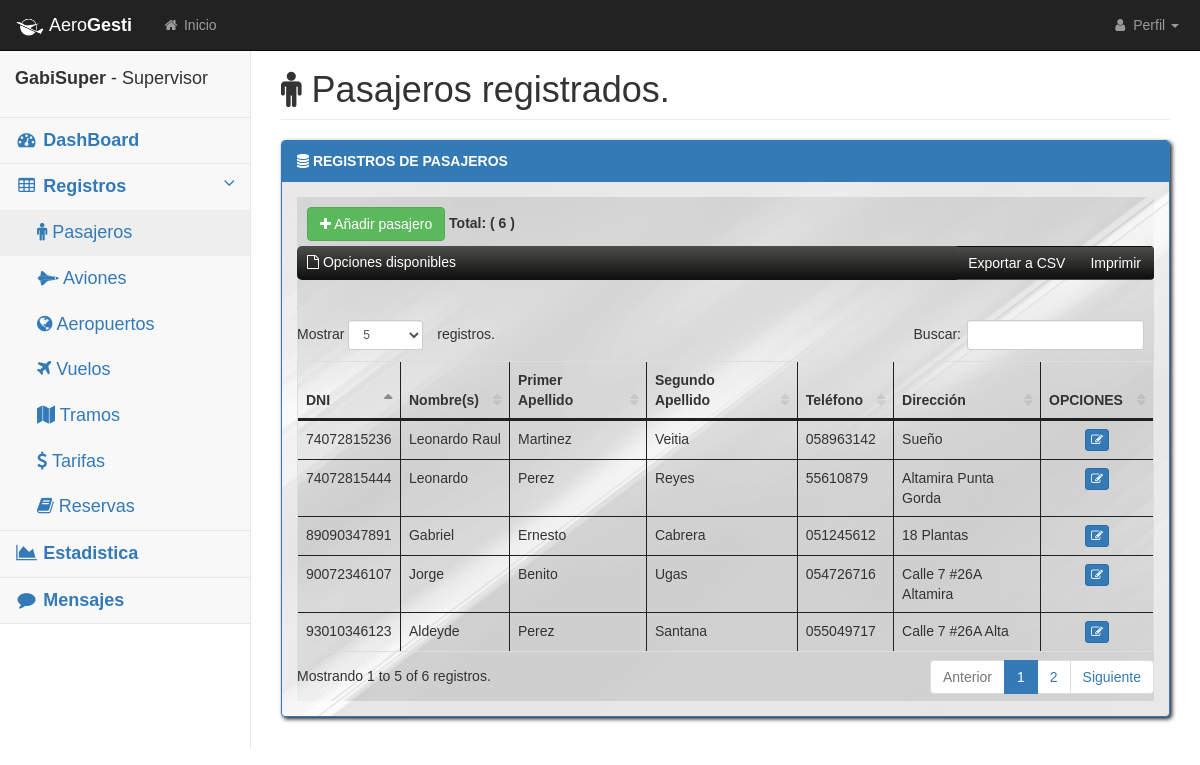
Page /pasajeros/ (signed in) on the committed database.
### main_App/models.py (models this page shows)
class Usuario(AbstractUser):
    createAt = models.DateField(auto_now_add = True)
    rol = models.ForeignKey(Rol, on_delete = models.CASCADE, null = False)
    email = models.EmailField(max_length = 255, blank = False, unique = True)

class Rol(models.Model):
    nombre = models.CharField(max_length = 255, blank = False, unique = True)

class Pasajero(models.Model):
    dni = models.BigIntegerField(primary_key = True, validators = [MaxValueValidator(99999999999)], null = False)
    nombre = models.CharField(max_length = 20, null = False)
    apellido1 = models.CharField(max_length = 20, null = False)
    apellido2 = models.CharField(max_length = 20, null = False)
    telefono = models.CharField(max_length = 20, null = False)
    direccion = models.CharField(max_length = 255, null = False)

### main_App/views.py (the view)
# urls.py: path('pasajeros/', views.listar_pasajeros, name = 'listar_pasajeros'),
@login_required
def listar_pasajeros(request):
    pasajeros = Pasajero.objects.all()
    success_message = request.session.pop('success_message', None)
    return render(request, 'pasajeros/listar.html',
                  {'pasajeros': pasajeros,
                   'success_message': success_message,
                   'total': is_empty(pasajeros_count(), True) })

### main_App/querys.py (called while the page is built)
def is_empty(data, option):
    if ((data == 0)) and (option):
        return "---"
    elif (data == 0):
        return "No hay registros."
    return data

def pasajeros_count():
    return Pasajero.objects.count()

### main_App/templates/pasajeros/listar.html (shortened to what this page needs)
{% extends 'base.html' %}
{% block content %}
<div id="page-wrapper">
    <div  class="container-fluid">
        <div class="row">
            <div class="col-lg-12">
                <h1 class="page-header"><i class="fa fa-male 5x"></i> Pasajeros registrados.</h1>
            </div>
        </div>
        <div class="row">
            <div class="col-lg-12">
                <div id="listar" class="panel panel-primary">
                    <div class="panel-heading">
                        <i class="fa fa-database"></i><strong> REGISTROS DE PASAJEROS</strong>
                    </div>
                    <div class="panel-body">
                        <div class="table-responsive" ">
                            <div  style="margin-top: 10px;margin-left: 10px;">
                            {% if not user.rol.nombre == 'Invitado' %}
                            <a href="{% url 'crear_pasajero' %}" class="btn btn-success mb-3">
                                <i class="fa fa-plus"></i> Añadir pasajero</a>
                            {% endif %}
                                <strong> Total: ( {{ total }} )</strong></div>
                                <div id="example1_wrapper" style="z-index:1;"">
                                    <div id="export">
                                       <i class="fa fa-file-o"></i> Opciones disponibles</div>
                                </div>
                            <table class="table table-bordered table-hover" id="dataTables-example">
                                <thead>
                                    <tr>
                                        <th>DNI</th>
                                        <th>Nombre(s)</th>
                                        <th>Primer Apellido</th>
                                        <th>Segundo Apellido</th>
                                        <th>Teléfono</th>
                                        <th>Dirección</th>
                                        {% if not user.rol.nombre == 'Invitado' %}
                                        <th class="text-center">OPCIONES</th>
                                        {% endif %}
                                    </tr>
                                </thead>
                                <tbody>
                                    {% for p in pasajeros %}
                                    <tr class="odd gradeX">
                                        <td>{{ p.dni }}</td>
                                        <td>{{ p.nombre }}</td>
                                        <td>{{ p.apellido1 }}</td>
                                        <td>{{ p.apellido2 }}</td>
                                        <td>{{ p.telefono }}</td>
                                        <td>{{ p.direccion }}</td>
                                        {% if not user.rol.nombre == 'Invitado' %}
                                        <td class="text-center">
                                            <a href="{% url 'editar_pasajero' p.dni %}"
                                                class="btn btn-primary btn-xs">
                                                <i class="fa fa-edit"></i>
                                            </a>
                                        </td>
                                        {% endif %}
                                    </tr>
                                    {% empty %}
                                    <tr>
                                        <td colspan="8" class="text-center">
                                            <strong><i class="fa fa-frown-o"></i> No hay pasajeros registrados.</strong>
                                        </td>
                                    </tr>
                                    {% endfor %}
                                </tbody>
                            </table>
                        </div>
                    </div>
                </div>
            </div>
        </div>
{% endblock %}

### main_App/templates/Base.html (shortened to what this page needs)
<!DOCTYPE html>
<html lang="en">
{% block head %}
<head>
        {% load static %}
        <link href="{% static 'css/bootstrap.min.css' %}" rel="stylesheet">
        <link href="{% static 'css/dashboard.css' %}" rel="stylesheet">
        <link href="{% static 'css/dataTables/dataTables.bootstrap.css' %}" rel="stylesheet">
        <link href="{% static 'css/dataTables/dataTables.responsive.css' %}" rel="stylesheet">
        <link href="{% static 'css/startmin.css' %}" rel="stylesheet">
        <link href="{% static 'css/font-awesome.min.css' %}" rel="stylesheet" type="text/css">
    </head>
{% endblock %}
    <body>
{% block navigation %}
        <div id="wrapper">
            <nav class="navbar navbar-inverse navbar-fixed-top" role="navigation">
                <div class="navbar-header">
                  <a class="navbar-brand" href="/">
                    <p>
                    <img src="{% static './images/logo.png' %}" alt="logo" width="30"/>
                    Aero<strong>Gesti</strong></p>
                  </a>
                </div>
                <ul class="nav navbar-nav navbar-left navbar-top-links">
                    <li><a href="{% url 'index' %}"><i class="fa fa-home fa-fw"></i> Inicio</a></li>
                </ul>
                <ul class="nav navbar-right navbar-top-links">
                    <li class="dropdown">
                        <a class="dropdown-toggle" data-toggle="dropdown" href="#">
                            <i class="fa fa-user fa-fw"></i> Perfil <b class="caret"></b>
                        </a>
                    </li>
                </ul>
            </nav>
            <aside class="sidebar navbar-default" role="navigation">
                <div class="sidebar-nav navbar-collapse">
                    <ul class="nav" id="side-menu">
                        <li class="sidebar-search">
                            <div class="input-group custom-search-form">
                                <p>
                                  <strong> {{ user.username }}</strong> - {{user.rol.nombre}}
                                </p>
                            </div>
                        </li>
                        <li>
                            <a href="{% url 'dashboard' %}"><i class="fa fa-dashboard fa-fw"></i> <strong>DashBoard</strong> </a>
                        </li>
                        <li>
                            <a href="tables.html"><i class="fa fa-table fa-fw"></i><strong> Registros </strong><span class="fa arrow"></span></a>
                            <ul class="nav nav-second-level">
                                <li>
                                    <a href="{% url 'listar_pasajeros' %}">
                                        <i class="fa fa-male"></i>
                                         Pasajeros
                                    </a>
                                </li>
                                <li>
                                    <a href="{% url 'listar_aviones' %}">
                                        <i class="fa fa-space-shuttle"></i>
                                         Aviones
                                    </a>
                                </li>
                                <li>
                                    <a href="{% url 'listar_aeropuertos' %}">
                                        <i class="fa fa-globe"></i>
                                         Aeropuertos
                                    </a>
                                </li>
                                <li>
                                    <a href="{% url 'listar_vuelos' %}">
                                        <i class="fa fa-plane"></i>
                                         Vuelos
                                    </a>
                                </li>
                                <li>
                                    <a href="{% url 'listar_tramos' %}">
                                        <i class="fa fa-map"></i>
                                         Tramos
                                    </a>
                                </li>
                                <li>
                                    <a href="{% url 'listar_tarifas' %}">
                                        <i class="fa fa-dollar"></i>
                                        Tarifas</a>
                                </li>
                                <li>
                                    <a href="{% url 'listar_reservas' %}">
                                        <i class="fa fa-book"></i>
                                         Reservas
                                    </a>
                                </li>
                            </ul>
                            <li>
                                <a href="{% url 'estadistica' %}"><i class="fa fa-area-chart fa-fw"></i><strong> Estadistica</strong> </a>
                            </li>
                            {% if user.rol.nombre == 'Administrador' or user.rol.nombre == 'Supervisor'%}
                            <li>
                                <a href="{% url 'listar_mensajes' %}"><i class="fa fa-comment fa-fw"></i><strong> Mensajes</strong> </a>
                            </li>
                            {% endif %}
                        </li>
                    </ul>
                </div>
            </aside>
{% endblock %}
{% block content %}
{% endblock %}
</body>
        {% block javascript %}
        {% load static %}
{% endblock %}
</html>

### main_App/static/css/startmin.css (style rules this page uses)
* { font-family: 'MontSerrat Medium', sans-serif; transition: all .45s ease; }
aside, aside li { font-size: 18px; }
#listar { -webkit-filter: drop-shadow(3px 3px 3px #222); filter: drop-shadow(2px 2px 2px #222); }
.table-responsive, .panel-body { background-image: url('../images/back-table.png'); background-size: cover; }
.table-responsive th, .table-responsive td { border-color:#202020 !important; }
#wrapper { width: 100%; }
#page-wrapper { padding-top: 30px; min-height: 568px; }
#example1_wrapper { margin-top: 5px; background-size: cover; background-image: -webkit-gradient(linear, left top, left bottom, color-stop(0%,rgb(77, 77, 75)), color-stop(99%,rgb(14, 14, 14))); text-align: right; border-radius: 5px; }
#export { color:white; text-align: left; position: absolute; margin-left:10px; margin-top:6px; }
@media (min-width:768px) { #page-wrapper { position: inherit; margin-left: 250px; padding: 30px 15px 0 15px; border-left: 1px solid #e7e7e7; } }
.navbar-header { float: left; }
.navbar-left { float: left; }
.navbar-right { text-align: right; }
.navbar-top-links { margin: 0; }
.navbar-top-links li { display: inline-block; }
.navbar-top-links li:last-child { margin-right: 6px; }
.navbar-top-links li a { padding: 15px; min-height: 50px; }
.navbar-top-links>li>a { color: #999; }
.sidebar .sidebar-nav.navbar-collapse { padding-right: 0; padding-left: 0; }
.sidebar .sidebar-search { padding: 15px; }
.sidebar ul li { border-bottom: 1px solid #e7e7e7; }
.sidebar ul li a.active { background-color: #eee; }
.sidebar .arrow { float: right; }
.sidebar .fa.arrow:before { content: "\f104"; }
.sidebar .active>a>.fa.arrow:before { content: "\f107"; }
.sidebar .nav-second-level li, .sidebar .nav-third-level li { border-bottom: 0!important; }
.sidebar .nav-second-level li a { padding-left: 37px; }
@media (min-width:768px) { .sidebar { z-index: 1; position: absolute; width: 250px; margin-top: 51px; } }
table.dataTable thead .sorting, table.dataTable thead .sorting_asc, table.dataTable thead .sorting_desc, table.dataTable thead .sorting_asc_disabled, table.dataTable thead .sorting_desc_disabled { background: 0 0; }
table.dataTable thead .sorting_asc:after { content: "\f0de"; float: right; font-family: fontawesome; }
table.dataTable thead .sorting:after { content: "\f0dc"; float: right; font-family: fontawesome; color: rgba(50,50,50,.5); }

### rows in the picture
Usuario: username "GabiSuper", rol.nombre "Supervisor"
Pasajero: dni "90072346107", nombre "Jorge", apellido1 "Benito", apellido2 "Ugas", telefono "054726716", direccion "Calle 7 #26A Altamira"
Pasajero: dni "89090347891", nombre "Gabriel", apellido1 "Ernesto", apellido2 "Cabrera", telefono "051245612", direccion "18 Plantas"
Pasajero: dni "93010346123", nombre "Aldeyde", apellido1 "Perez", apellido2 "Santana", telefono "055049717", direccion "Calle 7 #26A Alta"
Pasajero: dni "74072815236", nombre "Leonardo Raul", apellido1 "Martinez", apellido2 "Veitia", telefono "058963142", direccion "Sueño"
Pasajero: dni "74072815444", nombre "Leonardo", apellido1 "Perez", apellido2 "Reyes", telefono "55610879", direccion "Altamira Punta Gorda"

### other values in the picture
{{ total }} "6"
